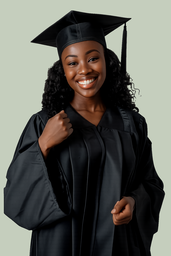
#> input picture frontend/src/assets/hero-grad.png, 171 x 256 px, shrunk from 1024 x 1536 before the run
$ python clean_hero.py
#> lines starting #> are read from the running program, lines starting #| are printed output that depends on the picture
"""Clean hero cutout: remove studio green (incl. pockets), protect the subject."""
from __future__ import annotations

from collections import deque
from pathlib import Path

from PIL import Image, ImageFilter

ROOT = Path(__file__).resolve().parents[1]
SRC = ROOT / "src" / "assets" / "hero-grad.png"
OUT_OPAQUE = ROOT / "src" / "assets" / "hero-grad-clean.png"
OUT_TRANSPARENT = ROOT / "src" / "assets" / "hero-grad-transparent.png"

BG = (37, 99, 235, 255)
KEY = (197, 206, 189)


def near_key(r: int, g: int, b: int, threshold: float = 50.0) -> bool:
    d = ((r - KEY[0]) ** 2 + (g - KEY[1]) ** 2 + (b - KEY[2]) ** 2) ** 0.5
    greenish = g >= r - 14 and g >= b - 10 and g > 115
    return d <= threshold and greenish


def in_face_core(x: int, y: int, w: int, h: int) -> bool:
    """Tight ellipse over face/neck — never punch holes here."""
    cx, cy = w * 0.50, h * 0.36
    rx, ry = w * 0.18, h * 0.18
    return ((x - cx) / rx) ** 2 + ((y - cy) / ry) ** 2 <= 1.0


def build_bg_mask(img: Image.Image) -> Image.Image:
    w, h = img.size
    px = img.load()
    mask = Image.new("L", (w, h), 0)
    mp = mask.load()
    q: deque[tuple[int, int]] = deque()

    def paint(x: int, y: int) -> None:
        if mp[x, y]:
            return
        mp[x, y] = 255
        q.append((x, y))

    # 1) Edge flood fill through studio green
    for x in range(w):
        for y in (0, h - 1):
            r, g, b, _ = px[x, y]
            if near_key(r, g, b, 60):
                paint(x, y)
    for y in range(h):
        for x in (0, w - 1):
            r, g, b, _ = px[x, y]
            if near_key(r, g, b, 60):
                paint(x, y)

    while q:
        x, y = q.popleft()
        for nx, ny in ((x - 1, y), (x + 1, y), (x, y - 1), (x, y + 1)):
            if nx < 0 or ny < 0 or nx >= w or ny >= h or mp[nx, ny]:
                continue
            if in_face_core(nx, ny, w, h):
                continue
            r, g, b, _ = px[nx, ny]
            if near_key(r, g, b, 62):
                paint(nx, ny)

    # 2) Remove enclosed green pockets outside the face core
    #    (e.g. background trapped between hair curls / tassel)
    for y in range(h):
        for x in range(w):
            if mp[x, y] or in_face_core(x, y, w, h):
                continue
            r, g, b, _ = px[x, y]
            if near_key(r, g, b, 40):
                paint(x, y)

    while q:
        x, y = q.popleft()
        for nx, ny in ((x - 1, y), (x + 1, y), (x, y - 1), (x, y + 1)):
            if nx < 0 or ny < 0 or nx >= w or ny >= h or mp[nx, ny]:
                continue
            if in_face_core(nx, ny, w, h):
                continue
            r, g, b, _ = px[nx, ny]
            if near_key(r, g, b, 48):
                paint(nx, ny)

    mask = mask.filter(ImageFilter.GaussianBlur(radius=1.0))
    return mask


def main() -> None:
    src = Image.open(SRC).convert("RGBA")
    w, h = src.size
#> w = 171; h = 256
    bg_mask = build_bg_mask(src)
#> in build_bg_mask, `mask = Image.new("L", (w, h), 0)`: mask: PIL image 171x256 L; every value is 0
#> in build_bg_mask, `mask = mask.filter(ImageFilter.GaussianBlur(radius=1.0))`:
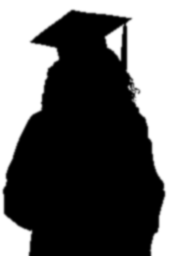
#> mask: PIL image 171x256 L; min 0, max 255, mean 93.7
    mp = bg_mask.load()
    sp = src.load()

    transparent = Image.new("RGBA", (w, h))
#> transparent: PIL image 171x256 RGBA; every value is 0
    tp = transparent.load()

    for y in range(h):
        for x in range(w):
            r, g, b, _ = sp[x, y]
            m = mp[x, y] / 255.0
            a = int(round(255 * (1.0 - m)))
            if a < 8:
                tp[x, y] = (0, 0, 0, 0)
            else:
                if a < 230 and g > r + 4 and g > b + 4:
                    g = int(r * 0.4 + b * 0.35 + g * 0.25)
                tp[x, y] = (r, g, b, a)

    opaque = Image.alpha_composite(Image.new("RGBA", (w, h), BG), transparent)
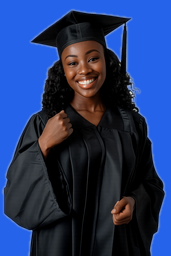
#> opaque: PIL image 171x256 RGBA; mean R, G, B, A 35.7, 55.5, 104.8, 255
    opaque.save(OUT_OPAQUE, optimize=True)
    transparent.save(OUT_TRANSPARENT, optimize=True)
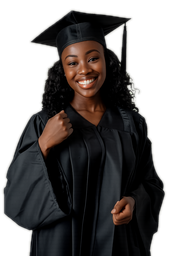
#> saved as hero-grad-transparent.png: PIL image 171x256 RGBA; mean R, G, B, A 28, 24.9, 24.1, 161.3; transparent parts drawn white

    face_blue = green_left = samples = 0
    op = opaque.load()
    for y in range(int(h * 0.18), int(h * 0.45), 2):
        for x in range(int(w * 0.35), int(w * 0.65), 2):
            r, g, b, _ = op[x, y]
            samples += 1
            if abs(r - 37) < 20 and abs(g - 99) < 30 and abs(b - 235) < 20:
                face_blue += 1
            if near_key(r, g, b, 35):
                green_left += 1

    # residual green anywhere
    residual = 0
    for y in range(0, h, 3):
        for x in range(0, w, 3):
            r, g, b, _ = op[x, y]
            if near_key(r, g, b, 30):
                residual += 1

    print(f"Wrote {OUT_OPAQUE}")
    print(f"Wrote {OUT_TRANSPARENT}")
    print(f"Face brand-blue: {face_blue}/{samples}")
#| Face brand-blue: 1/910
    print(f"Face residual green: {green_left}/{samples}")
#| Face residual green: 2/910
    print(f"Global residual green samples: {residual}")
#| Global residual green samples: 1


if __name__ == "__main__":
    main()
